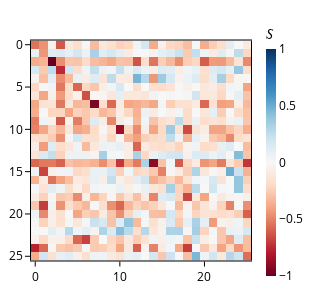

Notebook code for this chart:
### Code cell
# OV circuit for head 11.10
layer = 11
head = 4
pu.plot_attn(h.normalise_tensor(ov_circuit[layer, head, : , :]), ALPHABET_LIST, image_dir / "symbolic_ov_circuit.png")

### Figure 1 — Plotly figure (JSON) as saved in the notebook; plotly's stock layout.template omitted (floating-point values rounded to 4 significant figures; data arrays with more than 128 entries replaced by an {"elided": "..."} marker saying what was removed)
{"data": [{"coloraxis": "coloraxis", "hovertemplate": "Head: %{x}<br>Layer: %{y}<br>color: %{z}<extra></extra>", "name": "0", "type": "heatmap", "xaxis": "x", "yaxis": "y", "z": {"elided": "26x26 float values"}}], "layout": {"coloraxis": {"cmid": 0, "colorbar": {"len": 1, "lenmode": "fraction", "thickness": 10, "thicknessmode": "pixels", "title": {"text": "𝑆"}}, "colorscale": [[0, "rgb(103,0,31)"], [0.1, "rgb(178,24,43)"], [0.2, "rgb(214,96,77)"], [0.3, "rgb(244,165,130)"], [0.4, "rgb(253,219,199)"], [0.5, "rgb(247,247,247)"], [0.6, "rgb(209,229,240)"], [0.7, "rgb(146,197,222)"], [0.8, "rgb(67,147,195)"], [0.9, "rgb(33,102,172)"], [1, "rgb(5,48,97)"]]}, "font": {"color": "black", "size": 12}, "height": 300, "margin": {"b": 10, "l": 10, "r": 10, "t": 10}, "title": {"font": {"size": 14}}, "width": 300, "xaxis": {"anchor": "y", "constrain": "domain", "domain": [0, 1], "linecolor": "black", "linewidth": 1, "mirror": true, "scaleanchor": "y", "showline": true, "tickcolor": "black", "ticks": "outside", "tickwidth": 1, "title": {}}, "yaxis": {"anchor": "x", "autorange": "reversed", "constrain": "domain", "domain": [0, 1], "linecolor": "black", "linewidth": 1, "mirror": true, "showline": true, "tickcolor": "black", "ticks": "outside", "tickwidth": 1, "title": {}}}}
